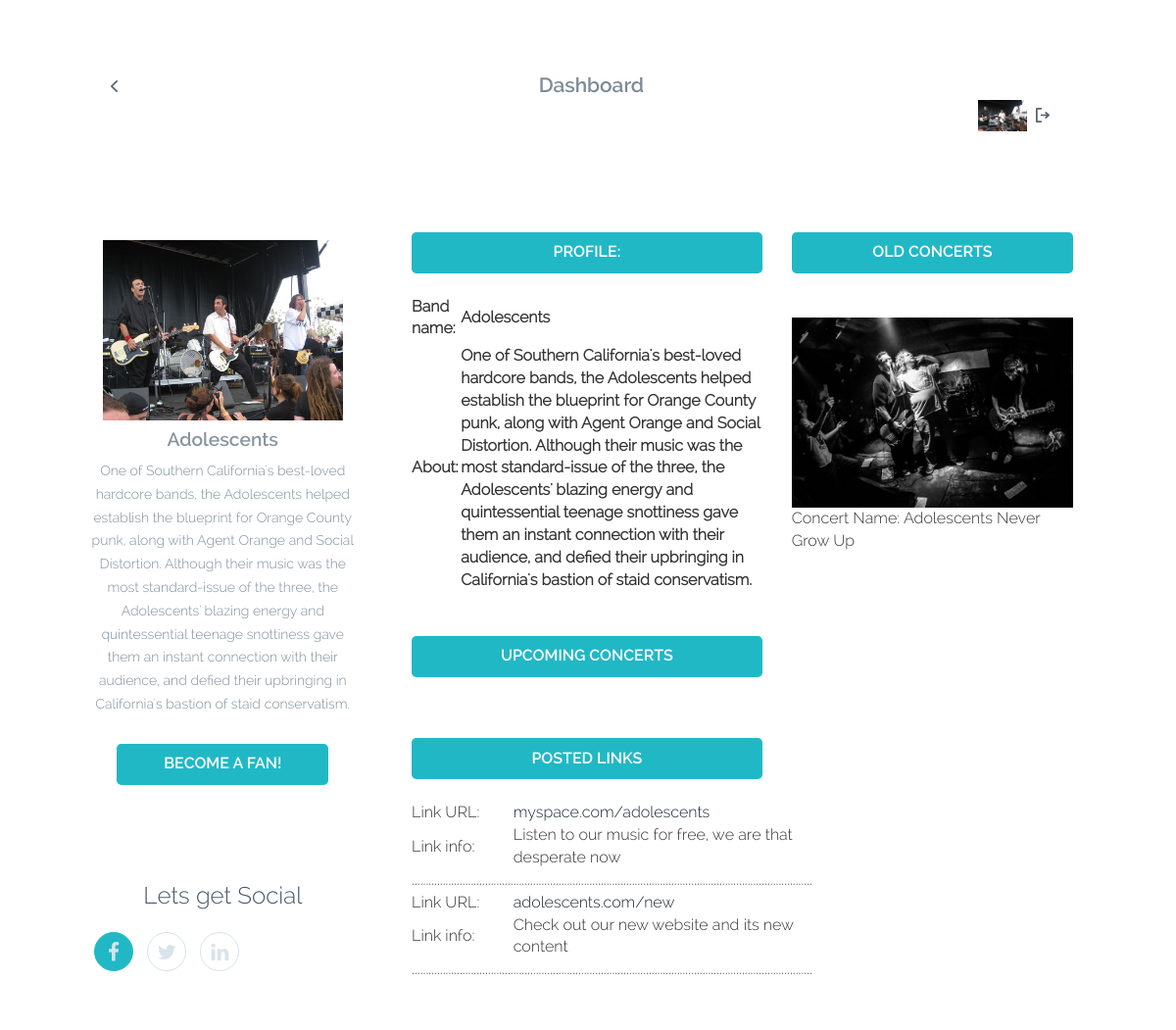
The page /SherlPHP/visitBandPage.php?band=Adolescents on the database its author committed.
### tables this page shows
CREATE TABLE rel_band_performs_concert  (   bname VARCHAR(50) NOT NULL,
                                            cid INT NOT NULL,
                                            PRIMARY KEY (bname, cid),
                                            FOREIGN KEY (bname) REFERENCES band(bname),
                                            FOREIGN KEY (cid) REFERENCES concert(cid)
                                        );

CREATE TABLE band   (   bname VARCHAR(50),
                        bio TEXT NOT NULL,
                        password VARCHAR(64) NOT NULL,
                         
                         
                        PRIMARY KEY (bname)
                    );

### SherlPHP/band_homepage_functions.php (called while the page is built, shortened)
<?php
$GETCOUNTSMALL = 3;
function get_n_concerts($mysqli, $bname, $flagstr) {
  global $GETCOUNTSMALL;
	$stmt = $mysqli->stmt_init();
	if ($flagstr == 'n') {
    $get_n_concerts_query = "	SELECT concert.cid, concert.cname, rel_band_performs_concert.bname
          FROM rel_band_performs_concert
          JOIN concert ON rel_band_performs_concert.cid = concert.cid
          WHERE rel_band_performs_concert.bname = ?
          AND concert.ctime > NOW()
          ORDER BY concert.ctime ASC
          LIMIT " . $GETCOUNTSMALL;
  }
  else if ($flagstr == 'old') {
    $get_n_concerts_query = "	SELECT concert.cid, concert.cname, rel_band_performs_concert.bname
          FROM rel_band_performs_concert
          JOIN concert ON rel_band_performs_concert.cid = concert.cid
          WHERE rel_band_performs_concert.bname = ?
          AND concert.ctime < NOW()
          ORDER BY concert.ctime ASC";
  }
	if(!$stmt->prepare($get_n_concerts_query)) {
		throw new Exception("get_n_concerts: failed to prepare statement");
	}
	else {
		$stmt->bind_param('s', $bname);
		if (!$stmt->execute()) {
			throw new Exception("get_n_concerts: failed to execute");
		}
		$cid = NULL;
		$cname = NULL;
		$bname = NULL;
		$stmt->bind_result($cid, $cname, $bname);
    $cids = array();
    $cnames = array();
    $bnames = array();
		while($stmt->fetch()) {
			array_push($cids, $cid);
			array_push($cnames, $cname);
			array_push($bnames, $bname);
		}
		return array($cids, $cnames, $bnames);
	}
}
function get_n_band_links($mysqli, $bname) {
  $stmt = $mysqli->stmt_init();
  $get_n_band_links_query = " SELECT linkid, linkurl, linkinfo
                              FROM band_links
                              WHERE bname = ?
                              ORDER BY band_links.postedtime ASC";
  if(!$stmt->prepare($get_n_band_links_query)) {
		throw new Exception("get_n_band_links_query: failed to prepare");
	}
	else {
		$stmt->bind_param('s', $bname);
		if (!$stmt->execute()) {
			throw new Exception("get_n_band_links_query: failed to execute");
		}
		$linkid = NULL;
		$linkurl = NULL;
		$linkinfo = NULL;
		$stmt->bind_result($linkid, $linkurl, $linkinfo);
		$linkids = array();
		$linkurls = array();
		$linkinfos = array();
		while($stmt->fetch()) {
			array_push($linkids, $linkid);
			array_push($linkurls, $linkurl);
			array_push($linkinfos, $linkinfo);
		}
		return array($linkids, $linkurls, $linkinfos);
	}
}
?>

### SherlPHP/visitBandPage.php (the view, shortened to what this page needs)
<!DOCTYPE HTML>
<html >
	<head>
		<link href="css/bootstrap.css" rel='stylesheet' type='text/css' />
		<link href="css/style.css" rel='stylesheet' type='text/css' />
   		<link rel="stylesheet" href="fonts/css/font-awesome.min.css">
	</head>
	<body>
   <?php
require("connectdb.php");
require("band_homepage_functions.php");
$bname = $_GET['band'];
$old_concerts_cids = array(); $old_concerts_cnames = array(); $old_concerts_bnames = array();
$linkids = array(); $linkurls = array(); $linkinfos = array();
try {
  list($old_concerts_cids, $old_concerts_cnames, $old_concerts_bnames) = get_n_concerts($mysqli, $bname, 'old');
  list($linkids, $linkurls, $linkinfos) = get_n_band_links($mysqli, $bname);
}
catch (Exception $e) {
  print 'Caught exception: ' . $e->getMessage() . "<br/>";
  exit();
}
catch (Exception $e) {
  print 'Caught exception: ' . $e->getMessage() . "<br/>";
  exit();
}
 ?>
		<div class="container">
			<div class="top-header">
				<link type="text/css" rel="stylesheet" href="css/jquery.mmenu.all.css" />
				<div id="page">
					<div id="header">
						<a href="#menu-left"> </a>
					</div>
				</div>
				<div class="logo">
					<span>Dashboard </span>
				</div>
				<div style="float:right; width:100px;"> <a href="userHome.php"> <?php echo "<img src='images/band/$bname.jpg' style='width:50px; height:32px;'title='admin' alt='HOME' />"
 ?></a> <a href="logout.php"><img src="images/logout.png"/></a> </div>
				<div class="clearfix"> </div>
			</div>
			<div class="content" style="margin-left:auto; margin-right:auto;   overflow:auto; ">
				<div class="3-cols" style="float:left; width:29%;  ">
							<div class="user-profile1 text-center">
                             <?php echo "<img src='images/band/$bname.jpg' style='width:90%' title='name'/>";
include "connectdb.php";
if ($stmt = $mysqli->prepare("select bname,bio from band  where bname like ?")) {
	$stmt->bind_param("s", $bname);
  $stmt->execute();
  $stmt->bind_result($bname,$bio);
	while($stmt->fetch()){
  ?>
								<h3><?= $bname ?>   </h3>
								<p><?=$bio; ?> </p>
                                <?php
	}}?>						<a class="p-btn" href="fanOfBand.php?band=<?=$bname;?>">Become a fan!</a>
							</div>
							<div class="social-tags">
								<h4>Lets get Social</h4>
								<ul class="list-unstyled list-inline">
									<li class="active"><a href="#"><span><i class="fa fa-facebook"> </i></span></a></li>
									<li><a href="#"><span><i class="fa fa-twitter"> </i></span></a></li>
									<li ><a href="#"><span><i class="fa fa-linkedin"> </i></span></a></li>
								</ul>
							</div>
			  </div>
					<div class="col-2 col-md-3" style="float:right; width:70%; ">
                    <div class="col-2 col-md-3" style="width:55%;  ">
                       <div class="get-in-touch">
							<a class="p-btn" style="width:100%;text-align:center">PROFILE:</a>
                            <br/><br/>
       <?php
		$result=$mysqli->query("Select * from band where bname='$bname'");
$row_cnt = $result->num_rows;
if($row_cnt==0)
{
		echo "No result";
}
else
{
while($row=$result->fetch_assoc())
	{
		$bname=$row["bname"];
		$bio=$row["bio"];
	}
}
?>
<table border="0">
<tr>
<td><label>Band name:</label></td>
<td><label><?=$bname;?></label></td>
</tr>
<tr>
<td><label>About:</label></td>
<td><label><?=$bio;?></label></td>
</tr>
</table>
						</div>
						<div class="get-in-touch">
							<a class="p-btn" style="width:100%;text-align:center">Upcoming Concerts</a>
                            <br/><br/>
						</div>
 <div class="get-in-touch">
							<a class="p-btn" style="width:100%;text-align:center">Posted links</a>
                            <br/><br/>
<table border="0" width="100%"/>
							 <?php
for ($i = 0; $i < count($linkids); $i++) {
  echo "<tr>";
  echo "<td width='20%'>Link URL:</td> <td><a href='http://$linkurls[$i]'> $linkurls[$i]</a></td>" ;
  echo "</tr>";
  echo "<tr>";
  echo "<td>Link info:</td> <td>$linkinfos[$i] </td>";
  echo "</tr>";
  echo "<tr><td>....................................</td><td>..........................................................................................................</td></tr>";
}
?>
</div>
					  </div>
					<div class="col-md-6 col-3" style="float:right; width:45%;  ">
						<div class="get-in-touch">
							<a class="p-btn" style="width:100%;text-align:center">Old concerts</a></h3>
                            <br/><br/>
							<?php print  "<br/>";
for ($i = 0; $i < count($old_concerts_cids); $i++) {
  echo "<img src='images/concert_images/$old_concerts_cids[$i].jpg' style='width:100%'/>";
  print "\nConcert Name: " . $old_concerts_cnames[$i] . "<br/>";
}
?>
</div>
				</div>
			</div>
			</div>
		</div>
	</body>
</html>

### SherlPHP/css/style.css (style rules this page uses)
html, body { font-family: 'Raleway-Light'; font-size: 100%; background: url(../purple-abstract-wallpaper-guitar.jpg) no-repeat center center fixed; -webkit-background-size: cover; -moz-background-size: cover; -o-background-size: cover; background-size: cover; }
body a { transition:0.5s all; -webkit-transition:0.5s all; -moz-transition:0.5s all; -o-transition:0.5s all; -ms-transition:0.5s all; }
.container { width:90%; margin:0 auto; }
#header a, .header a { display: block; width: 13px; height: 18px; position: absolute; top:32px; left: 20px; background: url(../images/arrow.png) no-repeat 0px 0px; }
.top-header { background: #FFF; width: 97.8%; position: relative; margin: 3em 15px 15px 15px; padding: 1.5em 1.2em; border-radius: 0.3em; -webkit-border-radius: 0.3em; -moz-border-radius: 0.3em; -o-border-radius: 0.3em; -ms-border-radius: 0.3em; }
.logo { float:left; width:100%; text-align:center; }
.logo span { color: #7D8B94; font-size: 1.3em; font-family: 'Raleway-SemiBold'; }
.content { margin-top: 1.5em; }
.user-profile1 { background: #FFF; padding: 3em 1em 2em 1em; }
.user-profile1 h3 { color: #88959E; margin: 0.5em 0; font-size: 1.2em; font-family: 'Raleway-SemiBold'; }
.user-profile1 p { color: #7D8E9A; font-size: 0.875em; margin: 0 0 2em 0; display: block; font-weight: 500; line-height: 1.7em; }
.p-btn { background: #21B8C6; color: #FFF; text-transform: uppercase; padding: 0.6em 3em; display: inline-block; border-radius: 0.3em; font-size: 1em; font-family: 'Raleway-SemiBold'; }
.social-tags { background: #fff; padding: 1em 2em 2em; margin: 2.5em 0; }
.social-tags ul { margin:0; }
.social-tags ul li a i { color:#D9E3EB; font-size:1.3em; }
.social-tags ul li a span { width: 40px; height: 40px; display: inline-block; border: 1px solid #D9E3EB; border-radius: 30em; -webkit-border-radius: 30em; -moz-border-radius: 30em; -o-border-radius: 30em; -ms-border-radius: 30em; text-align: center; line-height: 2.8em; transition:0.5s all; -webkit-transition:0.5s all; -moz-transition:0.5s all; -o-transition:0.5s all; -ms-transition:0.5s all; }
.social-tags ul li a span:hover,.social-tags ul li.active a span { background:#21B8C6; color:#FFF; border: 1px solid #21B8C6; }
.social-tags h4 { text-align: center; color: #475965; margin: 0.5em 0 1em; font-size: 1.5em; }
.get-in-touch { background: #FFF; margin: 2.5em 0; }
@media (max-width:1366px) { .social-tags { padding: 1em 1.6em 2em; } }
@media (max-width:1280px) { .social-tags { padding: 1em 1em 2em; } }

### rows shown on the page
rel_band_performs_concert: bname (picture)
band: bname "Adolescents", bio "One of Southern California's best-loved hardcore bands, the Adolescents helped establish the blueprint for Orange County punk, along with Agent Orange and Social Distortion. Although their music was the most standard-issue of the three, the Adolescents' blazing energy and quintessential teenage snottiness gave them an instant connection with their audience, and defied their upbringing in California's bastion of staid conservatism."

### other values the page prints
$linkurls[$i] "myspace.com/adolescents"
$linkinfos[$i] "Listen to our music for free, we are that desperate now"
$linkurls[$i] "adolescents.com/new"
$linkinfos[$i] "Check out our new website and its new content"
$old_concerts_cnames[$i] "Adolescents Never Grow Up"
